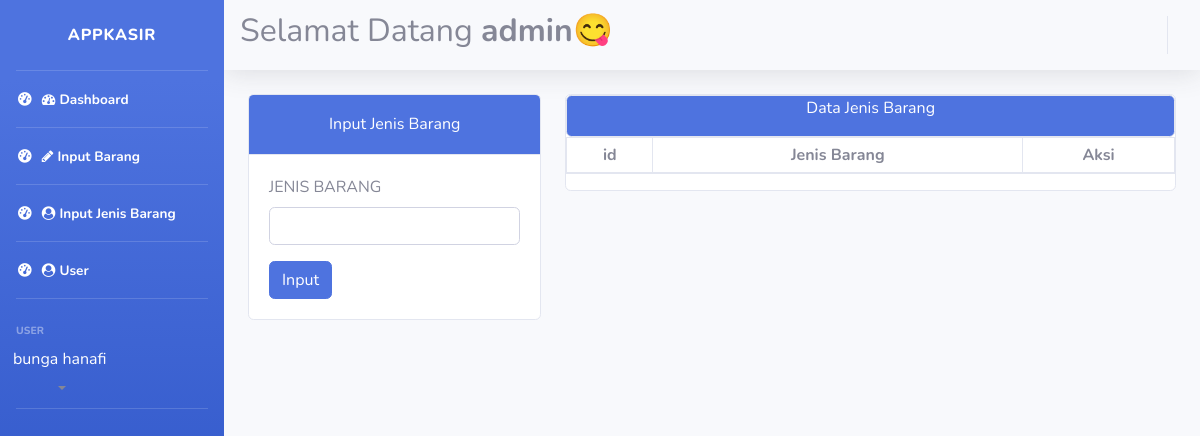
Before: /admin/index.php?page=input-jenis-barang (signed in) with the older database file.
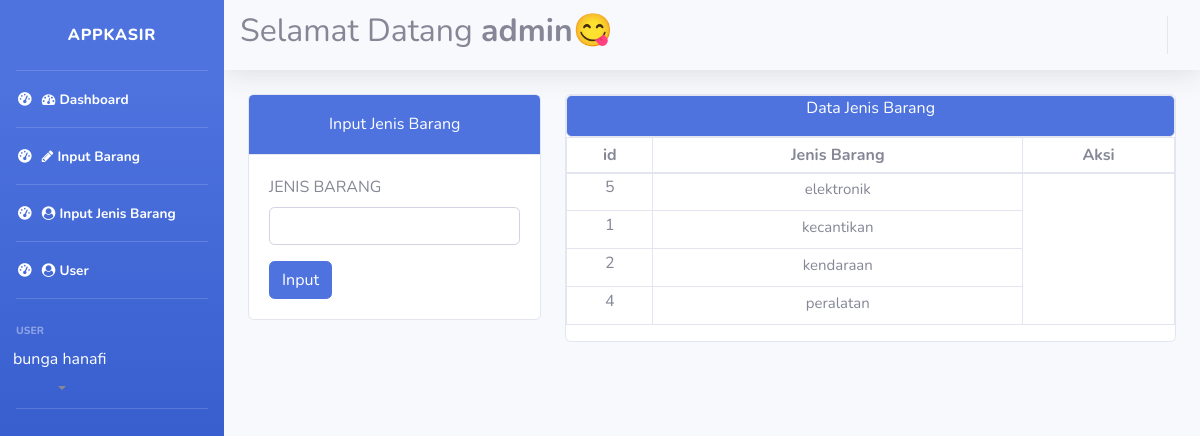
After: the same page with the newer database file.
### tables this page shows
CREATE TABLE `tb_kategori` (
  `id_kateogori` int(11) NOT NULL,
  `jenis_brng` varchar(100) NOT NULL
);

### admin/modul/input-jenis-barang.php (the view, shortened to what this page needs)
<div class="container">
    <div class="row">
        <div class="col-md-4">
            <div class="card">
                <div class="card-header text-center bg-primary text-white">
                    <h6 class="mt-2">Input Jenis Barang</h6>
                </div>
                <div class="card-body">
                    <form action="" method="post">
                        <label for="">JENIS BARANG</label>
                        <input type="text" class="form-control" name="jenis_brng" id="">
                        <button type="submit" class="btn btn-primary mt-3" name="submit">Input</button>
                    </form>
                </div>
            </div>
        </div>
        <div class="col-md-8">
        <div class="table table-sm">
			<div class="card">
					<div class="card bg-primary text-white" style="text-align: center; padding: auto;">
					<p>Data Jenis Barang</p>
					</div>
					<table class="table table-bordered" style="text-align: center;">
                        <thead>
                        <tr>
                            <th>id</th>
                            <th>Jenis Barang</th>
                            <th>Aksi</th>
                        </tr>
                        </thead>
                        <tbody style="font-size: 15px;">
                            <?php
                                $sql = mysqli_query($con, "SELECT * FROM tb_kategori");
                                while ($row = mysqli_fetch_array($sql)) {
                                    ?>
                                    <tr>
                                        <td scope=""><h6><?=$row['id_kateogori']?></h6></td>
                                        <td><?=$row['jenis_brng']?></td>
                                    </tr>
                                    <?php
                                }
                            ?>
                        </tbody>
					</table>
        </div>
    </div>
</div>

### admin/index.php (shortened to what this page needs)
<?php
    include'../library/koneksi.php';
	if (!isset($_SESSION['jabatan'])) {
		include 'login/login.php';
	}else{
		$jabatan = $_SESSION['jabatan'];
		$nama = $_SESSION['nama'];
 ?>
<!DOCTYPE html>
<html lang="en">
<head>
    <link href="vendor/fontawesome-free/css/all.min.css" rel="stylesheet" type="text/css">
    <link href="../asset/css/sb-admin-2.min.css" rel="stylesheet">
    <link href="../asset/css/font-awesome.min.css" rel="stylesheet">
    <link rel="stylesheet" href="https://cdnjs.cloudflare.com/ajax/libs/font-awesome/4.7.0/css/font-awesome.min.css">
</head>
<body id="page-top">
    <div id="wrapper">
        <ul class="navbar-nav bg-gradient-primary sidebar sidebar-dark accordion" id="accordionSidebar">
                <a class="navbar-brand d-flex justify-content-center align-items-center sidebar-brand m-0" href="#">
                    <div class="sidebar-brand-text mx-3"><span>AppKasir</span></div>
                </a>
            <hr class="sidebar-divider my-0">
            <li class="nav-item active ">
                <a class="nav-link" href="?page=home">
                    <i class="fas fa-fw fa-tachometer-alt"></i>
                    <i class="fa fa-tachometer" aria-hidden="true"></i><span class="">Dashboard</span></a>
            </li>
            <hr class="sidebar-divider my-0">
            <li class="nav-item active ">
                <a class="nav-link" href="?page=input-barang">
                    <i class="fas fa-fw fa-tachometer-alt"></i>
                    <i class="fa fa-pencil" aria-hidden="true"></i><span class="">Input Barang</span></a>
            </li>
            <hr class="sidebar-divider my-0">
            <li class="nav-item active ">
                <a class="nav-link" href="?page=input-jenis-barang">
                    <i class="fas fa-fw fa-tachometer-alt"></i>
                    <i class="fa fa-user-circle" aria-hidden="true"></i><span class="">Input Jenis Barang</span></a>
            </li>
            <hr class="sidebar-divider my-0">
            <li class="nav-item active ">
                <a class="nav-link" href="?page=user">
                    <i class="fas fa-fw fa-tachometer-alt"></i>
                    <i class="fa fa-user-circle" aria-hidden="true"></i><span class="">User</span></a>
            </li>
            <hr class="sidebar-divider my-0">
            <div class="sidebar-heading mt-4">
                USER
            </div>
            <li class="nav-item active ">
                        <div class="dropdown">
                            <button class="btn  dropdown-toggle" type="button" id="dropdownMenuButton1" data-bs-toggle="dropdown" aria-expanded="false">
                                <div class="row">
                                    <div class="col-md-12">
                                        <h6 class="mt-1 text-white"><?=$nama?></h6>
                                    </div>
                                </div>
                            </button>
                        </div>
            </li>
            <hr class="sidebar-divider">
        </ul>
        <div id="content-wrapper" class="d-flex flex-column">
            <div id="content">
                <nav class="navbar navbar-expand navbar-light  topbar mb-4 static-top shadow">
                    <h2>Selamat Datang <span><b><?=$jabatan?>😋</b></span></h2>
                    <ul class="navbar-nav ml-auto">
                    </ul>
                </nav>
    </body>
</html>
<?php
if (!isset($_GET['page'])) {
    include 'modul/home.php';
}else{
    switch ($_GET['page']) {
        case 'input-jenis-barang':
            include 'modul/input-jenis-barang.php';
            break;
    }
}
    }
?>

Changed rows visible on the page:
added tb_kategori: id_kateogori "5", jenis_brng "elektronik"
added tb_kategori: id_kateogori "1", jenis_brng "kecantikan"
added tb_kategori: id_kateogori "2", jenis_brng "kendaraan"
added tb_kategori: id_kateogori "4", jenis_brng "peralatan"
